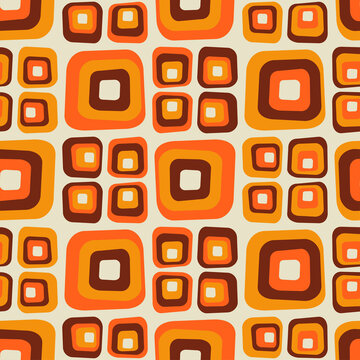
#> input picture 210962047-week4/pattern.jpg, 360 x 360 px, found by its file name
$ python sobel.py   (older library calls are emulated)
#> lines starting #> are read from the running program, lines starting #| are printed output that depends on the picture
import cv2
from matplotlib import pyplot as plt
import numpy as np

img = cv2.imread("C:/Users/OSLAB/Documents/210962047/pattern.jpg")
#> img is the input picture: shape (360, 360, 3); mean B, G, R 73.8, 134.3, 211.6
gray = cv2.cvtColor(img, cv2.COLOR_BGR2GRAY)
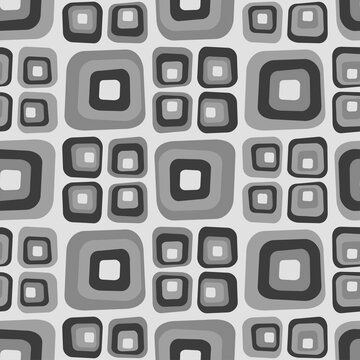
#> gray: shape (360, 360); min 31, max 251, mean 150.5

img1 = cv2.GaussianBlur(gray,(3,3),0)
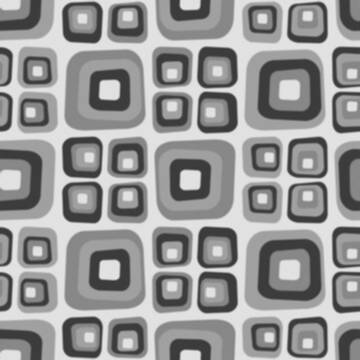
#> img1: shape (360, 360); min 55, max 231, mean 150.5
# convolute with proper kernels
laplacian = cv2.Laplacian(img1,cv2.CV_64F,ksize=5)
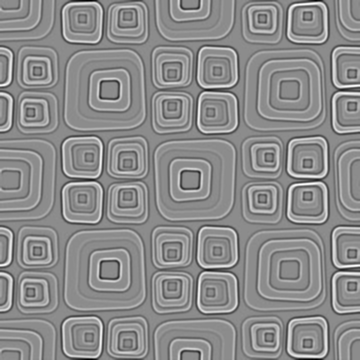
#> laplacian: shape (360, 360) float64; min -3916, max 3200, mean -1.7; drawn with min black and max white
sobelx = cv2.Sobel(img1,cv2.CV_64F,1,0,ksize=5)  # x
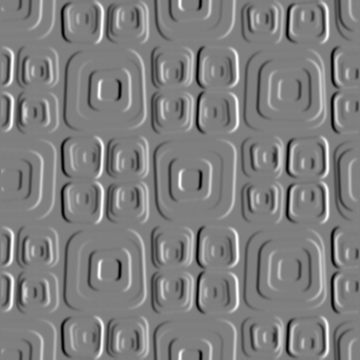
#> sobelx: shape (360, 360) float64; min -7091, max 7096, mean -3.3; drawn with min black and max white
sobely = cv2.Sobel(img1,cv2.CV_64F,0,1,ksize=5)  # y
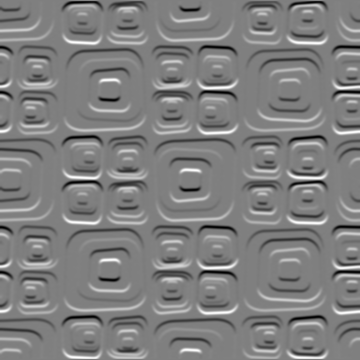
#> sobely: shape (360, 360) float64; min -7075, max 7050, mean -0.5; drawn with min black and max white

plt.subplot(2,2,1),plt.imshow(img1,cmap = 'gray')
plt.title('Original'), plt.xticks([]), plt.yticks([])
plt.subplot(2,2,2),plt.imshow(laplacian,cmap = 'gray')
plt.title('Laplacian'), plt.xticks([]), plt.yticks([])
plt.subplot(2,2,3),plt.imshow(sobelx,cmap = 'gray')
plt.title('Sobel X'), plt.xticks([]), plt.yticks([])
plt.subplot(2,2,4),plt.imshow(sobely,cmap = 'gray')
plt.title('Sobel Y'), plt.xticks([]), plt.yticks([])

plt.show()
